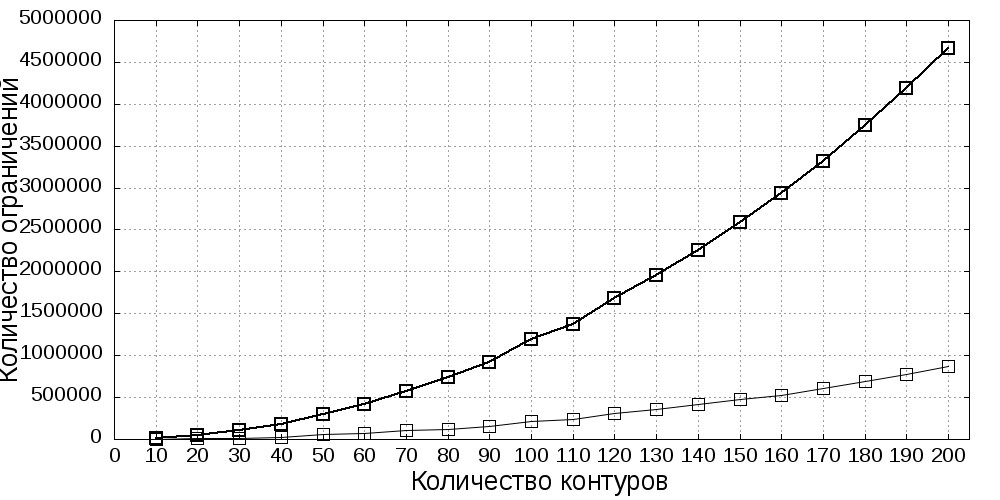

This figure's gnuplot source:
set terminal jpeg size 1000,500
set xlabel 'Количество контуров' font ", 20"
set ylabel 'Количество ограничений' font ", 20"
set output "Reduced-constraints-count-graph.jpeg"
set xrange [0:205]
set xtics 10 font ", 16"
set ytics 500000 font ", 16"
set format y "%.0f"
#set key font ", 20" spacing 2 outside
set title font ", 20"
set nokey
set grid;
show grid

plot "performance_report.1_GIA.cplex.linf.txt" using 1:11 with points pointtype 4 lw 2 pointsize 2 linecolor rgb "black" title "Общее число ограничений", \
     "performance_report.1_GIA.cplex.linf.txt" using 1:11 with lines linetype -1 lw 2 notitle, \
     "performance_report.1_GIA.cplex.linf.txt" using 1:12 with points pointtype 4 pointsize 2 linecolor rgb "black" title "Число неизбыточных ограничений", \
     "performance_report.1_GIA.cplex.linf.txt" using 1:12 with lines linetype -1 notitle
